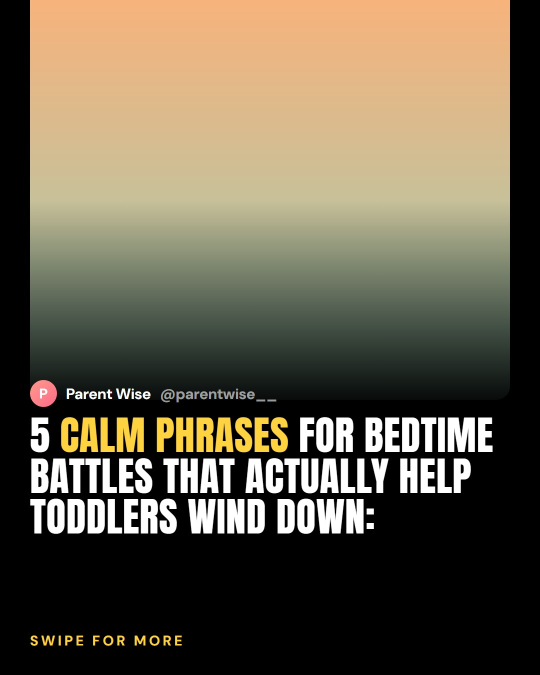
#> input picture media/2026-09-25_sample-bedtime-scripts/slide_01.jpg, 1080 x 1350 px (shown at 1/2 size)
$ python -i cover.py   (imports and definitions only)
#> lines starting #> are read from the running program, lines starting #| are printed output that depends on the picture
"""Cover image: licensed Wikimedia Commons photo of an adult expert -> local Flux scene -> code-drawn gradient.
Usage: python cover.py content/<file>.json"""
import base64, json, re, sys, urllib.parse, urllib.request
from pathlib import Path

from brand import USER_AGENT

ROOT = Path(__file__).parent
API = "https://commons.wikimedia.org/w/api.php"
OK_LICENSE = re.compile(r"^(cc[- ]by(-sa)?[- ]\d|cc0|public domain|pd)", re.I)
BAD_LICENSE = re.compile(r"-nc|-nd|non-?commercial|no-?deriv", re.I)
PENALTY = re.compile(r"logo|signature|building|poster|screenshot|cover|book|stamp", re.I)


# [60 lines left out: functions get_json, commons_photo, flux, gradient, not called in this run]


PW_FORMATS = ("stage", "problem", "single")


# [6 lines left out: function _run_imagegen, not called in this run]


def pw_cover(data, out_dir, out):
    """AI-generated child / scene image (never a real child) + optional glowing brain overlay -> cover_image.jpg (1080x760)."""
    from PIL import Image, ImageChops, ImageDraw
    c = data.setdefault("cover", {})
    scene = c.get("scene")
    if not scene:
        return None
    seed = abs(hash(data.get("topic", "x"))) % 10000
    base = out_dir / "_scene.jpg"
    _run_imagegen(base, scene, 896, 1024, seed)
    canvas = Image.new("RGB", (1080, 760), "#000")
    im = Image.open(base).convert("RGB")
    left_w = 720 if c.get("overlay") == "brain" else 1080
    ratio = max(left_w / im.width, 760 / im.height)
    im = im.resize((int(im.width * ratio), int(im.height * ratio)))
    x0, y0 = 0, max(0, int((im.height - 760) * 0.25))
    im = im.crop((x0, y0, x0 + left_w, y0 + 760))
    mask = Image.new("L", im.size, 255)
    if left_w < 1080:
        d = ImageDraw.Draw(mask)
        for i in range(160):
            d.line([(left_w - 160 + i, 0), (left_w - 160 + i, 760)], fill=int(255 * (1 - i / 160)))
    canvas.paste(im, (0, 0), mask)
    if c.get("overlay") == "brain":
        bb = out_dir / "_brain.jpg"
        _run_imagegen(bb, "a single glowing blue neural brain hologram, only the brain, luminous synapses, centered, pure black background, no head, no face, no person, no text", 896, 896, seed + 1)
        brain = Image.open(bb).convert("RGB").resize((560, 560))
        fade = ImageChops.invert(Image.radial_gradient("L")).resize((560, 560)).point(lambda v: min(255, int(v * 1.6)))
        brain = ImageChops.multiply(brain, Image.merge("RGB", [fade] * 3))  # feather the square edges
        layer = Image.new("RGB", (1080, 760), "#000")
        layer.paste(brain, (520, 70))
        canvas = ImageChops.screen(canvas, layer)
    canvas.save(out, quality=93)
    c["ai_image"] = True
    cap = data.get("caption", "")
    if cap and "AI-generated" not in cap:
        data["caption"] = cap.rstrip() + "\n\nCover image: AI-generated (not a real child)."
    return "ai"


# [42 lines left out: function main, not called in this run]


# [2 lines not run here, left out]

>>> import cv2
>>> picture = cv2.imread('media/2026-09-25_sample-bedtime-scripts/slide_01.jpg', cv2.IMREAD_GRAYSCALE)
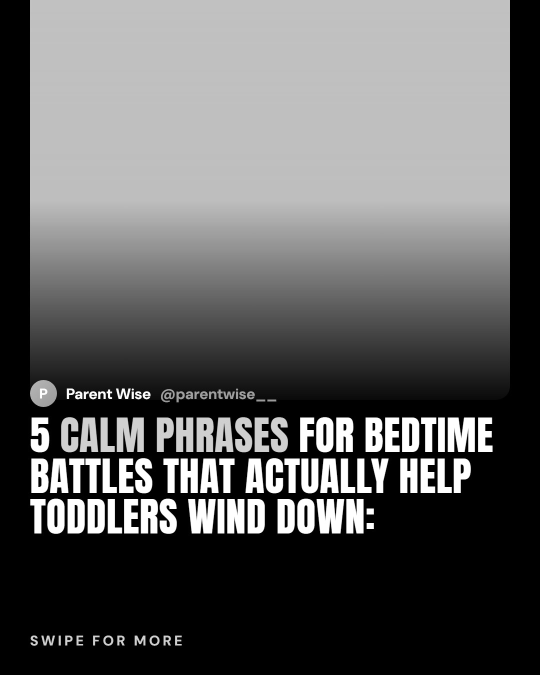
#> picture: shape (1350, 1080) (shown at 1/2 size); min 0, max 255, mean 95.6
>>> result = pw_cover(picture, 'out.png', 'out1.png')
#> (the run stopped early here; a loop or call above may not have finished)

$ run again, on media/2026-09-25_sample-bedtime-scripts/slide_03.jpg
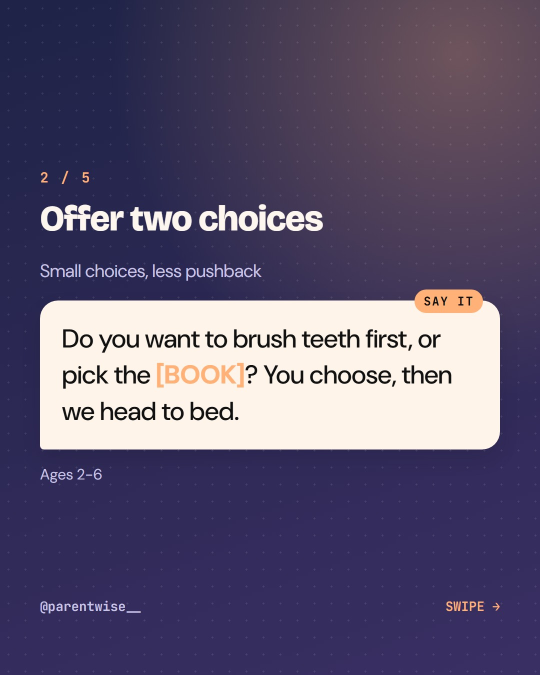
#> input picture media/2026-09-25_sample-bedtime-scripts/slide_03.jpg, 1080 x 1350 px (shown at 1/2 size)
#> `picture = cv2.imread('media/2026-09-25_sample-bedtime-scripts/slide_01..`:
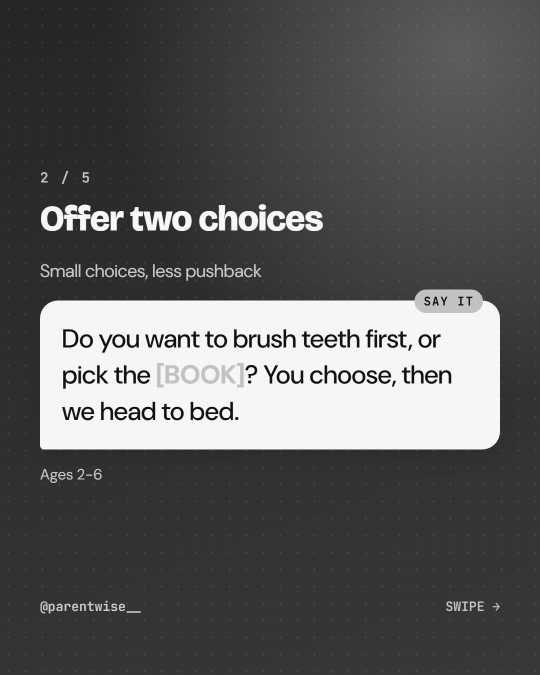
#> picture: shape (1350, 1080) (shown at 1/2 size); min 5, max 255, mean 91.5
